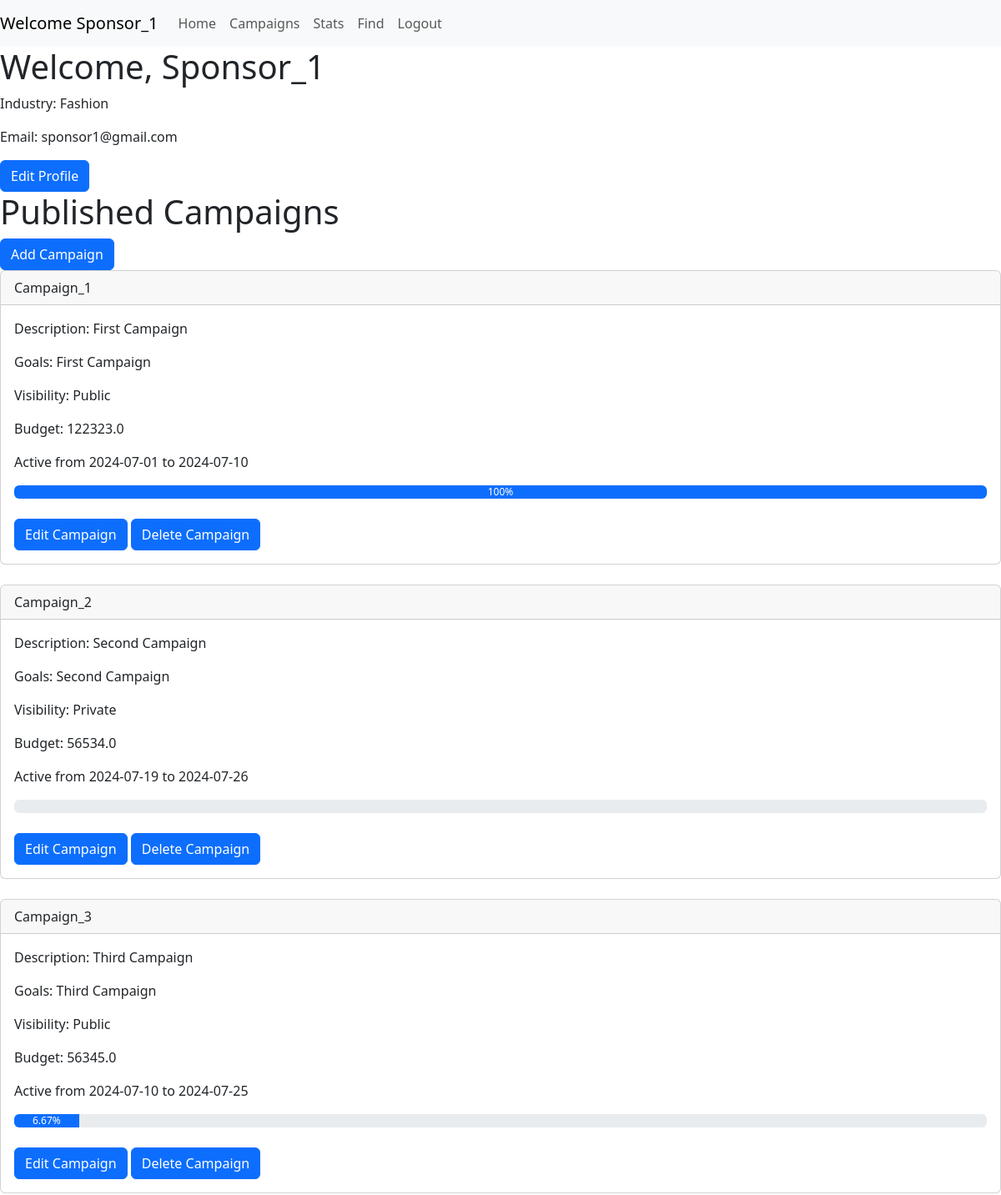
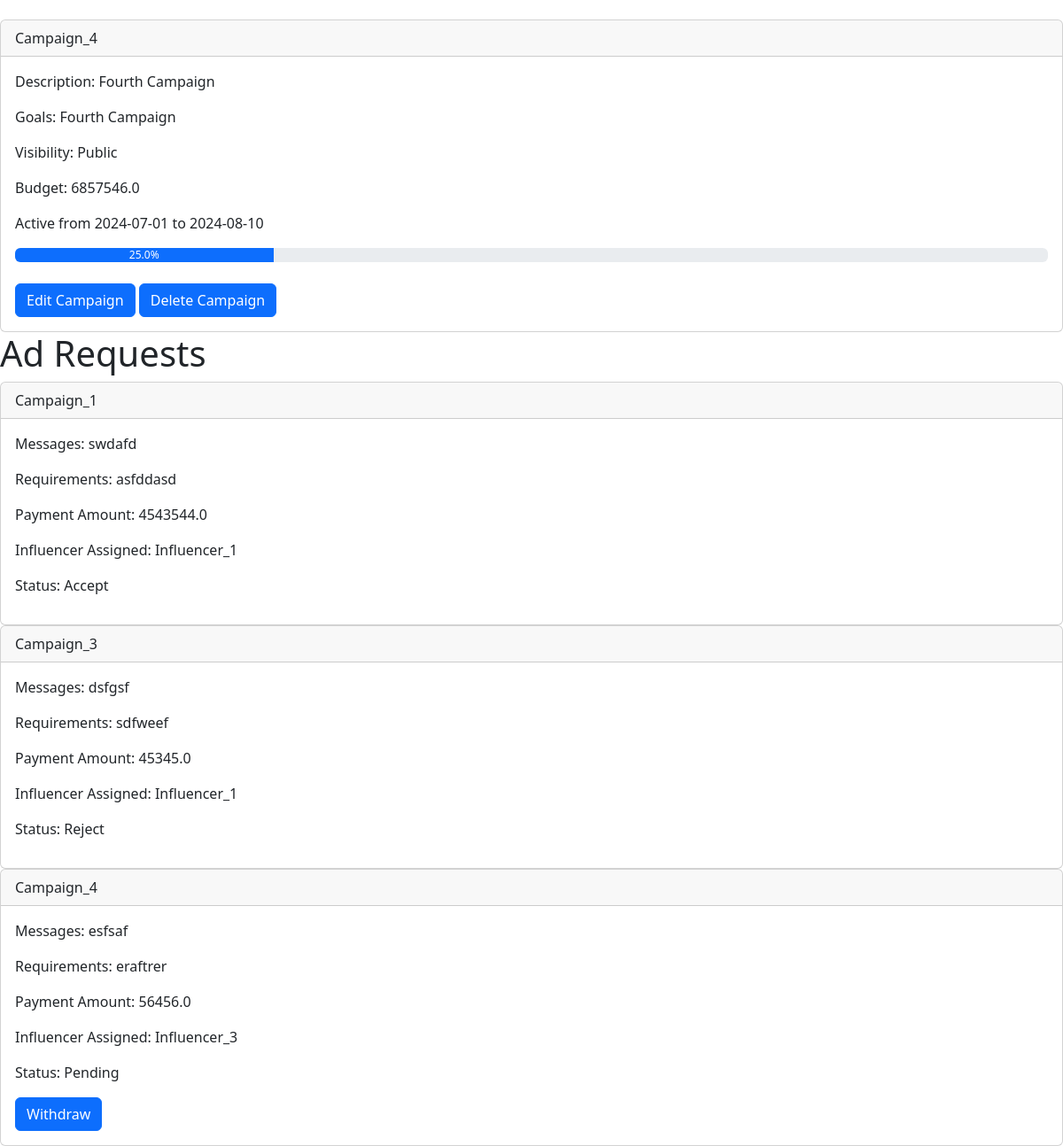
Page /sponsor/ (signed in) on the committed database (2 pictures, top to bottom).
### components/models.py (models this page shows)
class User(db.Model, UserMixin):
    __tablename__ = "user"
    id = db.Column(db.Integer, primary_key=True, unique = True, nullable=False)
    role = db.Column(db.String, nullable=False)
    name = db.Column(db.String, nullable=False)
    email = db.Column(db.String, nullable=False, unique = True)
    password = db.Column(db.String, nullable=False)
    industry = db.Column(db.String, nullable=False, default="")
    category = db.Column(db.String, nullable=False, default="")
    reach = db.Column(db.Float, nullable=False, default=0)

class Campaign(db.Model):
    __tablename__ = "campaign"
    id = db.Column(db.Integer, primary_key=True, unique = True, nullable=False)
    sponsor_id = db.Column(db.Integer, db.ForeignKey('user.id'), nullable=False)
    name = db.Column(db.String, nullable=False)
    description = db.Column(db.String, nullable=False)
    goals = db.Column(db.String, nullable=False)
    budget = db.Column(db.Float, nullable=False)
    visibility = db.Column(db.String, nullable=False)
    start_date = db.Column(db.Date, nullable=False)
    end_date = db.Column(db.Date, nullable=False)

class Ad_request(db.Model):
    __tablename__ = "ad_request"
    id = db.Column(db.Integer, primary_key=True, unique = True, nullable=False)
    influencer_id = db.Column(db.Integer, db.ForeignKey('user.id'), nullable=False)
    campaign_id = db.Column(db.Integer, db.ForeignKey('campaign.id'), nullable=False)
    messages = db.Column(db.String, nullable=False)
    requirements = db.Column(db.String, nullable=False)
    payment_amount = db.Column(db.Float, nullable=False)
    status = db.Column(db.String, nullable=False)
    negotiate = db.Column(db.Boolean, nullable=False, default=False)

### app.py (the view, shortened to what this page needs)
@app.route('/sponsor/', methods=['GET', 'POST'])
@login_required
def sponsor_dashboard():
    sponsor = current_user
    sponsor_email = sponsor.email
    print(sponsor_email)
    if request.method == 'GET':
        campaigns = get_campaigns(sponsor_email)
        ad_requests = get_ad_requests_campaign(sponsor_email)
        return render_template('sponsor_dashboard.html', sponsor=sponsor, campaigns=campaigns, ad_requests=ad_requests)
    elif request.method == 'POST' and request.form['form_id'] == 'edit_profile':
        update_sponsor(request.form['name'], sponsor_email, request.form['password'], request.form['industry'])
        return redirect(url_for('sponsor_dashboard'))
    elif request.method == 'POST' and request.form['form_id'] == 'delete_campaign':
        delete_campaign(request.form['id'])
        return redirect(url_for('sponsor_dashboard'))
    elif request.method == 'POST' and request.form['form_id'] == 'revert_ad':
        update_ad_request(request.form['id'], request.form['status'])
        return redirect(url_for('sponsor_dashboard'))
    elif request.method == 'POST' and request.form['form_id'] == 'withdraw_ad':
        delete_ad_request(request.form['id'])
        return redirect(url_for('sponsor_dashboard'))

### app.py (called while the page is built)
@login_manager.user_loader
def load_user(user_id):
    user = User.query.get(user_id)
    return user

### components/sponsor_logic.py (called while the page is built)
def get_campaigns(email):
    sponsor = User.query.filter_by(email=email).first()
    campaigns = Campaign.query.filter_by(sponsor_id=sponsor.id).all()
    for campaign in campaigns:
        today = date.today()
        if campaign.end_date > today and campaign.start_date < today:
            campaign.progress = (today - campaign.start_date) / (campaign.end_date - campaign.start_date) * 100
            campaign.progress = round(campaign.progress, 2)
        elif campaign.end_date < today:
            campaign.progress = 100
        else:
            campaign.progress = 0
    return campaigns

def get_ad_requests_campaign(email):
    campaigns = get_campaigns(email)
    ad_request_ids = [campaign.id for campaign in campaigns]
    ad_requests = Ad_request.query.filter(Ad_request.campaign_id.in_(ad_request_ids)).all()
    for ad_request in ad_requests:
        ad_request.name = Campaign.query.filter_by(id=ad_request.campaign_id).first().name
        ad_request.influencer_name = User.query.filter_by(id=ad_request.influencer_id).first().name
    return ad_requests

### templates/sponsor_dashboard.html (shortened to what this page needs)
<!DOCTYPE HTML>
<html>
    <head>
        <link href="https://cdn.jsdelivr.net/npm/bootstrap@5.3.3/dist/css/bootstrap.min.css" rel="stylesheet">
    </head>
    <body>
        <nav class="navbar navbar-expand-lg navbar-light bg-light">
            <a class="navbar-brand" href="#">Welcome {{ sponsor.name }}</a>
            <div class="collapse navbar-collapse" id="navbarSupportedContent">
              <ul class="navbar-nav mr-auto">
                <li class="nav-item active">
                  <a class="nav-link" href="#">Home</a>
                </li>
                <li class="nav-item">
                  <a class="nav-link" href="#">Campaigns</a>
                </li>
                <li class="nav-item">
                    <a class="nav-link" href="#">Stats</a>
                </li>
                <li class="nav-item">
                    <a class="nav-link" href="{{ url_for('search', type='influencer') }}">Find</a>
                </li>
                <li class="nav-item">
                    <a class="nav-link" href="{{ url_for('logout') }}">Logout</a>
                </li>
              </ul>
            </div>
        </nav>
        <div id="Profile">
            <h1>Welcome, {{ sponsor.name }}</h1>
            <p>Industry: {{ sponsor.industry }}</p>
            <p>Email: {{ sponsor.email }}</p>
            <button type="button" class="btn btn-primary" data-bs-toggle="modal" data-bs-target="#editProfileModal">
                Edit Profile
            </button>
        </div>
        <div id="Campaigns">
            <h1>Published Campaigns</h1>
            <button type="button" class="btn btn-primary" data-bs-toggle="modal" data-bs-target="#addCampaign">
                Add Campaign
            </button>
            {% for campaign in campaigns %}
                <br>
                <div class="card">
                    <div class="card-header">
                        {{ campaign.name }}
                    </div>
                    <div class="card-body">
                    <p class="card-text">Description: {{ campaign.description }}</p>
                    <p class="card-text">Goals: {{ campaign.goals }}</p>
                    <p class="card-text">Visibility: {{ campaign.visibility }}</p>
                    <p class="card-text">Budget: {{ campaign.budget }}</p>
                    <p class="card-text">Active from {{ campaign.start_date }} to {{ campaign.end_date }}</p>
                    <div class="progress">
                        <div class="progress-bar" role="progressbar" style="width: {{ campaign.progress }}%;" aria-valuenow="{{ campaign.progress }}" aria-valuemin="0" aria-valuemax="100">{{ campaign.progress }}%</div>
                    </div>
                    <br>
                    <button type="button" class="btn btn-primary" data-bs-toggle="modal" data-bs-target="#editCampaign{{ campaign.id }}">
                        Edit Campaign
                    </button>
                    <button type="button" class="btn btn-primary" data-bs-toggle="modal" data-bs-target="#deleteCampaign{{ campaign.id }}">
                        Delete Campaign
                    </button>
                    </div>
                </div>
            {% endfor %}
        </div>
        <div id="Ad_Request">
            <h1>Ad Requests</h1>
            {% for ad_request in ad_requests %}
                <div class="card">
                    <div class="card-header">
                        {{ ad_request.name }}
                    </div>
                    <div class="card-body">
                    <p class="card-text">Messages: {{ ad_request.messages }}</p>
                    <p class="card-text">Requirements: {{ ad_request.requirements }}</p>
                    <p class="card-text">Payment Amount: {{ ad_request.payment_amount }}</p>
                    <p class="card-text">Influencer Assigned: {{ ad_request.influencer_name }}</p>
                    {% if ad_request.negotiate and ad_request.status == "Pending" %}
                        <button type="button" class="btn btn-primary" data-bs-toggle="modal" data-bs-target="#revertAd{{ ad_request.id }}">
                            Revert
                        </button>
                        <div class="modal fade" id="revertAd{{ ad_request.id }}" tabindex="-1" role="dialog" aria-labelledby="revertAd" aria-hidden="true">
                            <div class="modal-dialog modal-dialog-centered" role="document">
                            <div class="modal-content">
                                <form method="POST" id="revert_ad">
                                    <div class="modal-header">
                                        <h5 class="modal-title" id="revertAd">Revert to Ad Request</h5>
                                    </div>
                                    <div class="modal-body">
                                        <input type="hidden" name="form_id" value="revert_ad">
                                        <input type="hidden" name="id" value="{{ ad_request.id }}">
                                        <label class="form-label">Would you like to Accept or Reject?</label>
                                        <label class="form-label">Ad Request for Campaign {{ ad_request.name }}</label>
                                        <label class="form-label">Messages: {{ ad_request.messages }}</label>
                                        <label class="form-label">Requirements: {{ ad_request.requirements }}</label>
                                        <label class="form-label">Payment Amount: {{ ad_request.payment_amount }}</label>
                                        <label class="form-label">Influencer Assigned: {{ ad_request.influencer_name }}</label>
                                    </div>
                                    <div class="modal-footer">
                                        <button type="button" class="btn btn-secondary" data-bs-dismiss="modal">Close</button>
                                        <button type="submit" name="status" value="Accept" class="btn btn-primary">Accept</button>
                                        <button type="submit" name="status" value="Reject" class="btn btn-primary">Reject</button>
                                    </div>
                                </form>
                            </div>
                            </div>
                        </div>
                    {% elif not ad_request.negotiate %}
                        <p>Status: {{ ad_request.status }}</p>
                        <button type="button" class="btn btn-primary" data-bs-toggle="modal" data-bs-target="#withdrawAd{{ ad_request.id }}">
                            Withdraw
                        </button>
                    {% else %}
                        <p>Status: {{ ad_request.status }}</p>
                    {% endif %}
                    </div>
                </div>
            {% endfor %}
        </div>
    </body>
</html>

### rows in the picture
User: name "Sponsor_1", industry "Fashion", email "sponsor1@gmail.com"
Campaign: name "Campaign_1", description "First Campaign", goals "First Campaign", visibility "Public", budget "122323.0", start_date "2024-07-01", end_date "2024-07-10", progress "100"
Campaign: name "Campaign_2", description "Second Campaign", goals "Second Campaign", visibility "Private", budget "56534.0", start_date "2024-07-19", end_date "2024-07-26"
Campaign: name "Campaign_3", description "Third Campaign", goals "Third Campaign", visibility "Public", budget "56345.0", start_date "2024-07-10", end_date "2024-07-25", progress "6.67"
Campaign: name "Campaign_4", description "Fourth Campaign", goals "Fourth Campaign", visibility "Public", budget "6857546.0", start_date "2024-07-01", end_date "2024-08-10", progress "25.0"
Ad_request: name "Campaign_1", messages "swdafd", requirements "asfddasd", payment_amount "4543544.0", influencer_name "Influencer_1", status "Accept"
Ad_request: name "Campaign_3", messages "dsfgsf", requirements "sdfweef", payment_amount "45345.0", influencer_name "Influencer_1", status "Reject"
Ad_request: name "Campaign_4", messages "esfsaf", requirements "eraftrer", payment_amount "56456.0", influencer_name "Influencer_3", status "Pending"
